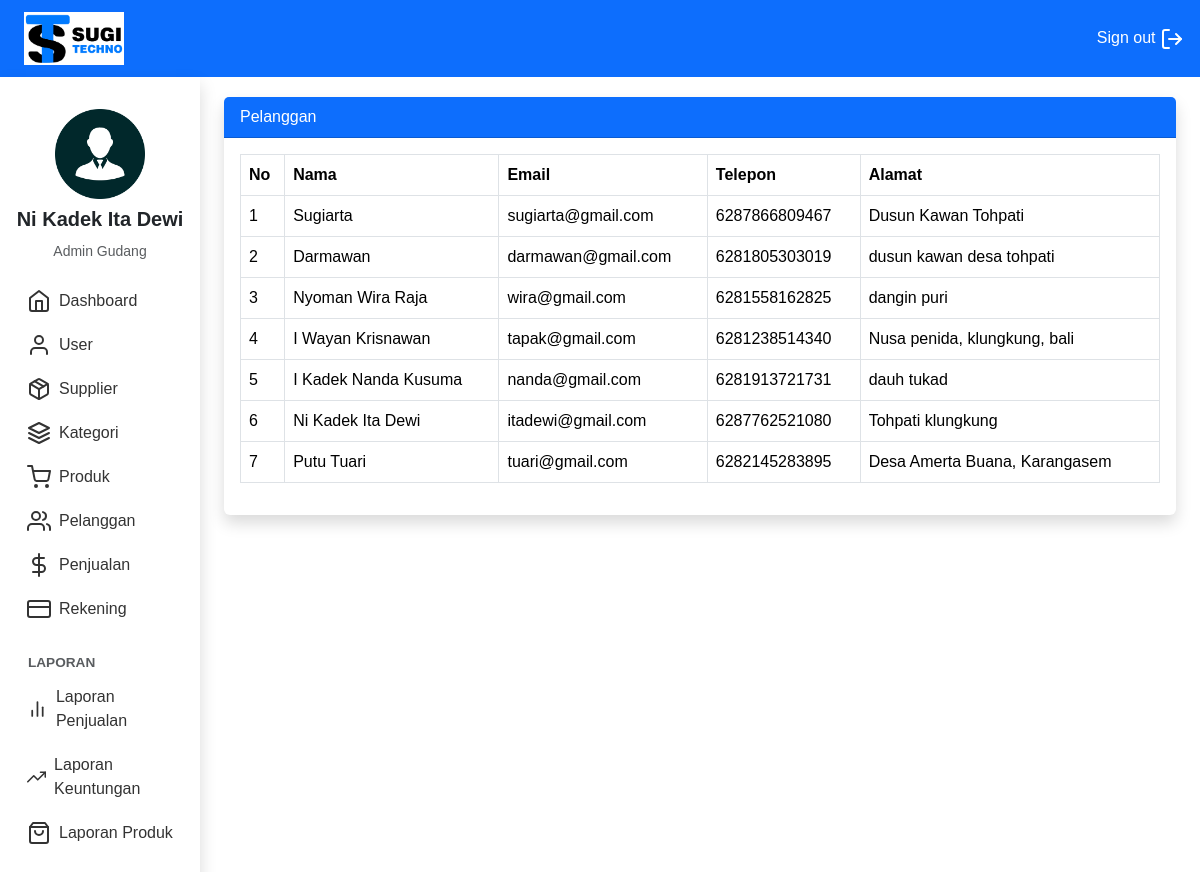
The app's page /Gudang/index.php?page=pelanggan (signed in) with its own data.
### tables this page shows
CREATE TABLE `pelanggan` (
  `id_pelanggan` int(11) NOT NULL,
  `id_toko` int(11) NOT NULL,
  `nama_pelanggan` varchar(100) NOT NULL,
  `email_pelanggan` varchar(100) NOT NULL,
  `telepon_pelanggan` varchar(25) NOT NULL,
  `alamat_pelanggan` varchar(100) NOT NULL
);

### Gudang/pelanggan.php (the view)
<?php
$id_toko = $_SESSION['user']['id_toko'];
$pelanggan = array();
$ambil = $koneksi->query("SELECT * FROM pelanggan WHERE id_toko='$id_toko' ");
while($tiap = $ambil->fetch_assoc())
{
    $pelanggan[] = $tiap;
}
?>
<div class="card border-0 shadow">
    <div class="card-header bg-primary text-white">Pelanggan</div>
    <div class="card-body">
        <table class="table table-bordered" id="tabel">
            <thead>
                <tr>
                    <th>No</th>
                    <th>Nama</th>
                    <th>Email</th>
                    <th>Telepon</th>
                    <th>Alamat</th>
                </tr>
            </thead>
            <tbody>
                <?php foreach($pelanggan as $key => $value): ?>
                <tr>
                    <td><?php echo$key+1 ?></td>
                    <td><?php echo$value["nama_pelanggan"] ?></td>
                    <td><?php echo$value["email_pelanggan"] ?></td>
                    <td><?php echo$value["telepon_pelanggan"] ?></td>
                    <td><?php echo$value["alamat_pelanggan"] ?></td>
                </tr>
                <?php endforeach; ?>
            </tbody>
        </table>
    </div>
</div>

### Gudang/index.php (style rules this page uses)
body { font-family: 'Arial', sans-serif; background-color: #f8f9fa; }

### records on screen
pelanggan: nama_pelanggan "Sugiarta", email_pelanggan "sugiarta@gmail.com", telepon_pelanggan "6287866809467", alamat_pelanggan "Dusun Kawan Tohpati"
pelanggan: nama_pelanggan "Darmawan", email_pelanggan "darmawan@gmail.com", telepon_pelanggan "6281805303019", alamat_pelanggan "dusun kawan desa tohpati"
pelanggan: nama_pelanggan "Nyoman Wira Raja", email_pelanggan "wira@gmail.com", telepon_pelanggan "6281558162825", alamat_pelanggan "dangin puri"
pelanggan: nama_pelanggan "I Wayan Krisnawan", email_pelanggan "tapak@gmail.com", telepon_pelanggan "6281238514340", alamat_pelanggan "Nusa penida, klungkung, bali"
pelanggan: nama_pelanggan "I Kadek Nanda Kusuma", email_pelanggan "nanda@gmail.com", telepon_pelanggan "6281913721731", alamat_pelanggan "dauh tukad"
pelanggan: nama_pelanggan "Ni Kadek Ita Dewi", email_pelanggan "itadewi@gmail.com", telepon_pelanggan "6287762521080", alamat_pelanggan "Tohpati klungkung"
pelanggan: nama_pelanggan "Putu Tuari", email_pelanggan "tuari@gmail.com", telepon_pelanggan "6282145283895", alamat_pelanggan "Desa Amerta Buana, Karangasem"

### other values on screen
$_SESSION['user']['nama_user'] "Ni Kadek Ita Dewi"
